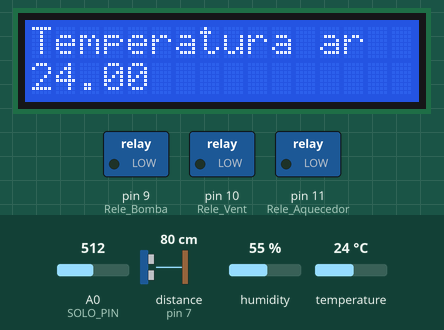
Recording of a sketch running on a simulated Arduino Uno, built with avr-gcc and run on an emulated ATmega328P. Shown: 16×2 character LCD, switched loads named in the sketch (green lamp = pin HIGH). Wiring (inferred from the names in the program): ultrasonic range finder: trigger pin 6; echo pin 7. The test bench sets the inputs (shaded band); at power-on: distance to the obstacle (sensor on pin 7) 80 cm, temperature 24 °C, A0 (SOLO_PIN) = 512, humidity 55 %. The echo pulse lasts 58.3 µs per cm; pins used as bus, display or sensor lines are not drawn.

Above: at 3.2 s.
3.3 s: distance to the obstacle (sensor on pin 7) set to 17 cm
At 5.2 s:
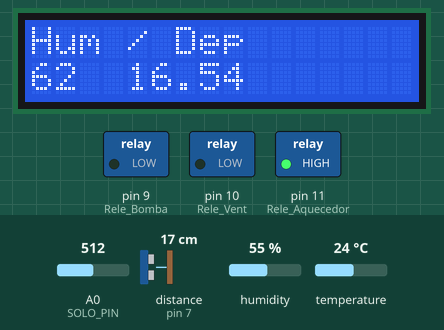
11.8 s: distance to the obstacle (sensor on pin 7) set to 14 cm
At 14.9 s:
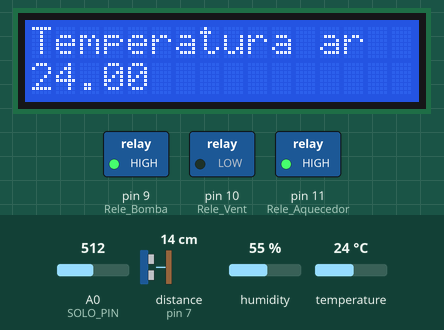
21.9 s: temperature set to 26 °C
At 23.7 s:
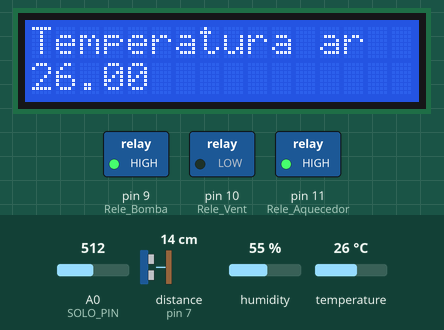
26.8 s: temperature set to 29 °C
At 29.3 s:
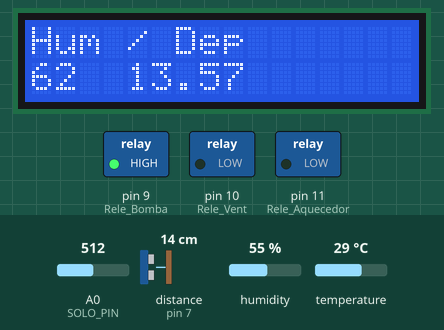
36.5 s: A0 (SOLO_PIN) set to 449
At 38.2 s:
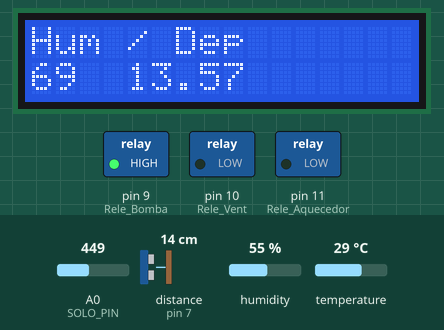
41.4 s: A0 (SOLO_PIN) set to 421
At 50.8 s:
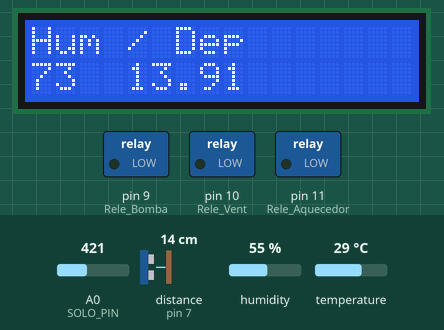
Timing chart, 0 to 52.3 s (numbered marks = the images above; inputs shaded):
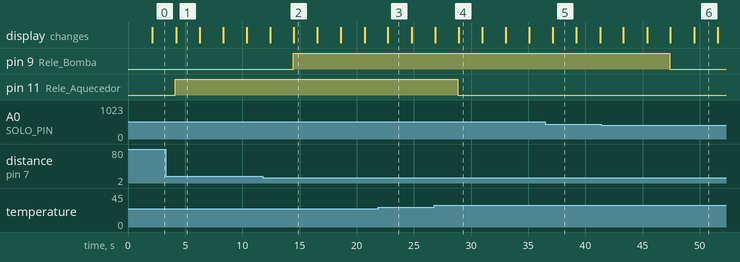

Measured:
- the behaviour switches between 16 and 15 cm on distance to the obstacle (sensor on pin 7) (found by bisection; images 1 and 2)
- the behaviour switches between 27 and 28 °C on temperature (found by bisection; images 3 and 4)
- the behaviour switches between 439 and 438 on A0 (SOLO_PIN) (found by bisection; images 5 and 6)
- after the input at 3.3 s, the display: changes after 0.91 s (image 1)
- after the input at 11.8 s, pin 9 (Rele_Bomba): LOW → HIGH after 2.6 s; the display: first changes after 0.65 s (image 2 shows a later state)
- after the input at 21.9 s, the display: changes after 0.83 s (image 3)
- after the input at 26.8 s, pin 11 (Rele_Aquecedor): HIGH → LOW after 2.1 s; the display: first changes after 0.05 s (image 4 shows a later state)
- after the input at 36.5 s, the display: changes after 0.66 s (image 5)
- after the input at 41.4 s, pin 9 (Rele_Bomba): HIGH → LOW after 6.0 s; the display: first differs from a run without the input after 4.0 s (image 6 shows a later state)

The sketch:

ver_final.ino
```cpp
#include <LiquidCrystal_I2C.h>
#include <Wire.h>
#include <DHT.h>

//definição pinos
#define ECHO_PIN        7
#define TRIG_PIN        6
#define DHT_PIN         5
#define SOLO_PIN        A0
#define Rele_Bomba      9
#define Rele_Vent       10
#define Rele_Aquecedor  11

// Tipo de sensor DHT
#define DHTTYPE         DHT11

//display
#define PIN_SCL         A5
#define PIN_SDA         A4
LiquidCrystal_I2C lcd(0x27, 16, 2);

// Inicializar o sensor DHT
DHT dht(DHT_PIN, DHTTYPE);

#define SOUND_SPEED 0.034
long duration;
float distanceCm;

// Variáveis para o DHT
float temperatura;
float humidadeAr;
int temp_max=30;// definicao da temperatura maxima
int temp_min=28;// definicao da temperatura minima

// Variável para o Solo
int humidadeSolo;
int humidadeSoloPorcentagem;
int hum_max = 70;//definicao da humidade maxima solo
int dist_min = 15;//definicao do nivel minimo deposito

// Variável para o controlo do Carrossel
int ecraAtual = 0;

void setup() {
 // Serial.begin(115200);//porta serie iniciar

  //definição saídas/entradas
  pinMode(TRIG_PIN, OUTPUT);
  pinMode(ECHO_PIN, INPUT);
  pinMode(Rele_Bomba, OUTPUT);
  pinMode(Rele_Aquecedor, OUTPUT);
  pinMode(Rele_Vent, OUTPUT);

  //iniciar sistema
  digitalWrite(Rele_Bomba,LOW);
  digitalWrite(Rele_Aquecedor,LOW);
  digitalWrite(Rele_Vent,LOW);

  //iniciar DHT snesor temperatura
  dht.begin();

  //iniciar display
  Wire.begin();
  lcd.init();
  lcd.backlight();
  lcd.setCursor(0, 0);
  lcd.print("Estufa  v1.0");
  lcd.setCursor(0, 1);
  lcd.print("A iniciar...");
  delay(2000);
  lcd.clear();
}


//programa principal
void loop() {

//procedimento leitura temperatura
temperatura_ar();
  lcd.clear();
  lcd.setCursor(0, 0);
  lcd.print("Temperatura ar");
  lcd.setCursor(0, 1);
  lcd.print(temperatura);
delay (2000);
//temperatura alta - liga ventilacao
if (temperatura > temp_max){
digitalWrite(Rele_Vent,HIGH);
}
else{
  digitalWrite(Rele_Vent,LOW);
}
//temperatura baixa - liga aquecimento
if (temperatura < temp_min){
digitalWrite(Rele_Aquecedor,HIGH);
}
else{
  digitalWrite(Rele_Aquecedor,LOW);
}

//leitura humidade do solo
humidade_solo();
//leitura nivel deposito
nivel_reserv ();
  lcd.clear();
  lcd.setCursor(0, 0);
  lcd.print("Hum / Dep");
  lcd.setCursor(0, 1);
  lcd.print(humidadeSoloPorcentagem);
  lcd.print("  " );
   lcd.print(distanceCm);
delay (2000);

//verifica se a humidade esta elevada


//se a humidade for eleveda ou nivel agua baixo desliga a bomba de agua


if (humidadeSoloPorcentagem > hum_max || distanceCm > dist_min)
{
digitalWrite(Rele_Bomba,LOW);
}
else{
  digitalWrite(Rele_Bomba,HIGH);
}


}

void nivel_reserv (){
  // --- Leitura do Sensor Ultrassónico ---
  digitalWrite(TRIG_PIN, LOW);
  delayMicroseconds(2);

  digitalWrite(TRIG_PIN, HIGH);
  delayMicroseconds(10);
  digitalWrite(TRIG_PIN, LOW);

  duration = pulseIn(ECHO_PIN, HIGH);
  distanceCm = duration * SOUND_SPEED / 2;

  delay(50);

//display na porta serie
 //Serial.print("distancia ");
//Serial.println(distanceCm);

}

void temperatura_ar(){
  // --- Leitura do DHT11 (Ar) ---
  temperatura = dht.readTemperature();

  //display porta serie
// Serial.print("temperatura ");
 // Serial.println(temperatura);

}

void humidade_solo(){
  // --- Leitura do Solo ---
  humidadeSolo = analogRead(SOLO_PIN);
  humidadeSoloPorcentagem = map(humidadeSolo, 1023, 200, 0, 100);
  humidadeSoloPorcentagem = constrain(humidadeSoloPorcentagem, 0, 100);
  //display porta serie
 //Serial.print("humidade ");
 // Serial.println(humidadeSoloPorcentagem);
}
```
